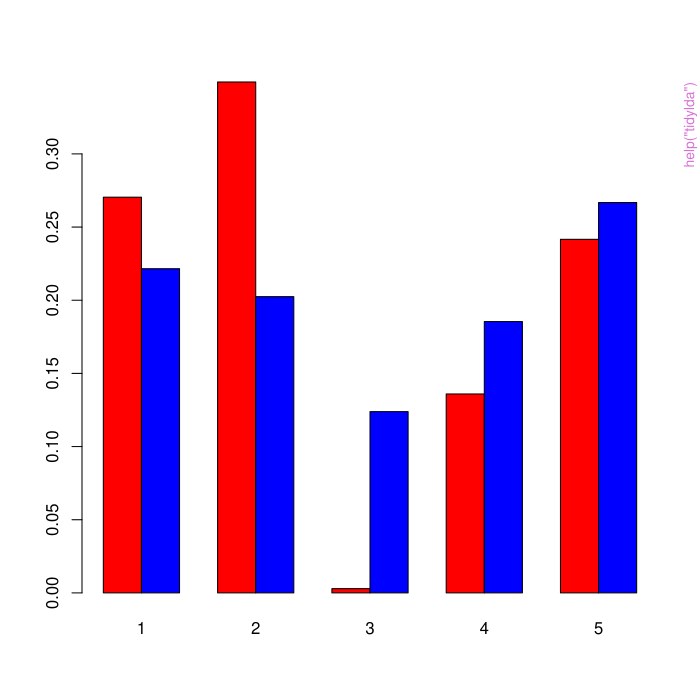

Here is the R script that generated this plot:
pkgname <- "tidylda"
source(file.path(R.home("share"), "R", "examples-header.R"))
options(warn = 1)
library('tidylda')

base::assign(".oldSearch", base::search(), pos = 'CheckExEnv')
base::assign(".old_wd", base::getwd(), pos = 'CheckExEnv')
cleanEx()
nameEx("calc_prob_coherence")
### * calc_prob_coherence

flush(stderr()); flush(stdout())

### Name: calc_prob_coherence
### Title: Probabilistic coherence of topics
### Aliases: calc_prob_coherence

### ** Examples

# Load a pre-formatted dtm and topic model
data(nih_sample_dtm)

# fit a model
set.seed(12345)
model <- tidylda(
  data = nih_sample_dtm[1:20, ], k = 5,
  iterations = 100, burnin = 50
)

calc_prob_coherence(beta = model$beta, data = nih_sample_dtm, m = 5)



cleanEx()
nameEx("glance.tidylda")
### * glance.tidylda

flush(stderr()); flush(stdout())

### Name: glance.tidylda
### Title: Glance method for 'tidylda' objects
### Aliases: glance.tidylda

### ** Examples




cleanEx()
nameEx("posterior")
### * posterior

flush(stderr()); flush(stdout())

### Name: posterior
### Title: Draw from the marginal posteriors of a tidylda topic model
### Aliases: posterior posterior.tidylda generate.tidylda_posterior

### ** Examples




cleanEx()
nameEx("predict.tidylda")
### * predict.tidylda

flush(stderr()); flush(stdout())

### Name: predict.tidylda
### Title: Get predictions from a Latent Dirichlet Allocation model
### Aliases: predict.tidylda

### ** Examples




cleanEx()
nameEx("print.tidylda")
### * print.tidylda

flush(stderr()); flush(stdout())

### Name: print.tidylda
### Title: Print Method for tidylda
### Aliases: print.tidylda

### ** Examples




cleanEx()
nameEx("refit.tidylda")
### * refit.tidylda

flush(stderr()); flush(stdout())

### Name: refit.tidylda
### Title: Update a Latent Dirichlet Allocation topic model
### Aliases: refit.tidylda

### ** Examples




cleanEx()
nameEx("tidy.tidylda")
### * tidy.tidylda

flush(stderr()); flush(stdout())

### Name: tidy.tidylda
### Title: Tidy a matrix from a 'tidylda' topic model
### Aliases: tidy.tidylda tidy.matrix

### ** Examples




cleanEx()
nameEx("tidylda")
### * tidylda

flush(stderr()); flush(stdout())

### Name: tidylda
### Title: Fit a Latent Dirichlet Allocation topic model
### Aliases: tidylda

### ** Examples

# load some data
data(nih_sample_dtm)

# fit a model
set.seed(12345)
m <- tidylda(
  data = nih_sample_dtm[1:20, ], k = 5,
  iterations = 200, burnin = 175
)

str(m)

# predict on held-out documents using gibbs sampling "fold in"
p1 <- predict(m, nih_sample_dtm[21:100, ],
  method = "gibbs",
  iterations = 200, burnin = 175
)

# predict on held-out documents using the dot product method
p2 <- predict(m, nih_sample_dtm[21:100, ], method = "dot")

# compare the methods
barplot(rbind(p1[1, ], p2[1, ]), beside = TRUE, col = c("red", "blue"))



### * <FOOTER>
###
cleanEx()
options(digits = 7L)
base::cat("Time elapsed: ", proc.time() - base::get("ptime", pos = 'CheckExEnv'),"\n")
grDevices::dev.off()
###
### Local variables: ***
### mode: outline-minor ***
### outline-regexp: "\\(> \\)?### [*]+" ***
### End: ***
quit('no')
